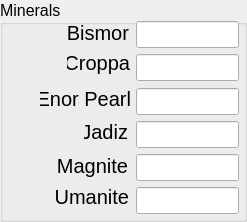
   <widget class="QGroupBox" name="mineral_group">
    <property name="geometry">
     <rect>
      <x>9</x>
      <y>7</y>
      <width>247</width>
      <height>222</height>
     </rect>
    </property>
    <property name="font">
     <font>
      <pointsize>12</pointsize>
     </font>
    </property>
    <property name="title">
     <string>Minerals</string>
    </property>
    <widget class="QLabel" name="bismor_label">
     <property name="geometry">
      <rect>
       <x>68</x>
       <y>21</y>
       <width>61</width>
       <height>24</height>
      </rect>
     </property>
     <property name="font">
      <font>
       <family>MS Shell Dlg 2</family>
       <pointsize>15</pointsize>
       <weight>50</weight>
       <bold>false</bold>
       <kerning>true</kerning>
      </font>
     </property>
     <property name="text">
      <string>Bismor</string>
     </property>
     <property name="textFormat">
      <enum>Qt::PlainText</enum>
     </property>
     <property name="alignment">
      <set>Qt::AlignRight|Qt::AlignTop|Qt::AlignTrailing</set>
     </property>
     <property name="margin">
      <number>0</number>
     </property>
    </widget>
    <widget class="QLabel" name="croppa_label">
     <property name="geometry">
      <rect>
       <x>67</x>
       <y>51</y>
       <width>63</width>
       <height>24</height>
      </rect>
     </property>
     <property name="font">
      <font>
       <family>MS Shell Dlg 2</family>
       <pointsize>15</pointsize>
       <weight>50</weight>
       <bold>false</bold>
       <kerning>true</kerning>
      </font>
     </property>
     <property name="text">
      <string>Croppa</string>
     </property>
     <property name="textFormat">
      <enum>Qt::PlainText</enum>
     </property>
     <property name="alignment">
      <set>Qt::AlignRight|Qt::AlignTop|Qt::AlignTrailing</set>
     </property>
     <property name="margin">
      <number>0</number>
     </property>
    </widget>
    <widget class="QLabel" name="enor_label">
     <property name="geometry">
      <rect>
       <x>40</x>
       <y>87</y>
       <width>91</width>
       <height>24</height>
      </rect>
     </property>
     <property name="font">
      <font>
       <family>MS Shell Dlg 2</family>
       <pointsize>15</pointsize>
       <weight>50</weight>
       <bold>false</bold>
       <kerning>true</kerning>
      </font>
     </property>
     <property name="text">
      <string>Enor Pearl</string>
     </property>
     <property name="textFormat">
      <enum>Qt::PlainText</enum>
     </property>
     <property name="alignment">
      <set>Qt::AlignRight|Qt::AlignTop|Qt::AlignTrailing</set>
     </property>
     <property name="margin">
      <number>0</number>
     </property>
    </widget>
    <widget class="QLabel" name="jadiz_label">
     <property name="geometry">
      <rect>
       <x>84</x>
       <y>120</y>
       <width>44</width>
       <height>24</height>
      </rect>
     </property>
     <property name="font">
      <font>
       <family>MS Shell Dlg 2</family>
       <pointsize>15</pointsize>
       <weight>50</weight>
       <bold>false</bold>
       <kerning>true</kerning>
      </font>
     </property>
     <property name="text">
      <string>Jadiz</string>
     </property>
     <property name="textFormat">
      <enum>Qt::PlainText</enum>
     </property>
     <property name="alignment">
      <set>Qt::AlignRight|Qt::AlignTop|Qt::AlignTrailing</set>
     </property>
     <property name="margin">
      <number>0</number>
     </property>
    </widget>
    <widget class="QLabel" name="magnite_label">
     <property name="geometry">
      <rect>
       <x>57</x>
       <y>154</y>
       <width>71</width>
       <height>24</height>
      </rect>
     </property>
     <property name="font">
      <font>
       <family>MS Shell Dlg 2</family>
       <pointsize>15</pointsize>
       <weight>50</weight>
       <bold>false</bold>
       <kerning>true</kerning>
      </font>
     </property>
     <property name="text">
      <string>Magnite</string>
     </property>
     <property name="textFormat">
      <enum>Qt::PlainText</enum>
     </property>
     <property name="alignment">
      <set>Qt::AlignRight|Qt::AlignTop|Qt::AlignTrailing</set>
     </property>
     <property name="margin">
      <number>0</number>
     </property>
    </widget>
    <widget class="QLabel" name="umanite_label">
     <property name="geometry">
      <rect>
       <x>54</x>
       <y>185</y>
       <width>75</width>
       <height>24</height>
      </rect>
     </property>
     <property name="font">
      <font>
       <family>MS Shell Dlg 2</family>
       <pointsize>15</pointsize>
       <weight>50</weight>
       <bold>false</bold>
       <kerning>true</kerning>
      </font>
     </property>
     <property name="text">
      <string>Umanite</string>
     </property>
     <property name="textFormat">
      <enum>Qt::PlainText</enum>
     </property>
     <property name="alignment">
      <set>Qt::AlignRight|Qt::AlignTop|Qt::AlignTrailing</set>
     </property>
     <property name="margin">
      <number>0</number>
     </property>
    </widget>
    <widget class="QLineEdit" name="bismor_text">
     <property name="geometry">
      <rect>
       <x>136</x>
       <y>21</y>
       <width>103</width>
       <height>27</height>
      </rect>
     </property>
     <property name="font">
      <font>
       <pointsize>11</pointsize>
      </font>
     </property>
     <property name="inputMethodHints">
      <set>Qt::ImhDigitsOnly</set>
     </property>
    </widget>
    <widget class="QLineEdit" name="croppa_text">
     <property name="geometry">
      <rect>
       <x>136</x>
       <y>54</y>
       <width>103</width>
       <height>27</height>
      </rect>
     </property>
     <property name="font">
      <font>
       <pointsize>11</pointsize>
      </font>
     </property>
     <property name="inputMethodHints">
      <set>Qt::ImhDigitsOnly</set>
     </property>
    </widget>
    <widget class="QLineEdit" name="jadiz_text">
     <property name="geometry">
      <rect>
       <x>136</x>
       <y>121</y>
       <width>103</width>
       <height>27</height>
      </rect>
     </property>
     <property name="font">
      <font>
       <pointsize>11</pointsize>
      </font>
     </property>
     <property name="inputMethodHints">
      <set>Qt::ImhDigitsOnly</set>
     </property>
    </widget>
    <widget class="QLineEdit" name="enor_text">
     <property name="geometry">
      <rect>
       <x>136</x>
       <y>88</y>
       <width>103</width>
       <height>27</height>
      </rect>
     </property>
     <property name="font">
      <font>
       <pointsize>11</pointsize>
      </font>
     </property>
     <property name="inputMethodHints">
      <set>Qt::ImhDigitsOnly</set>
     </property>
    </widget>
    <widget class="QLineEdit" name="umanite_text">
     <property name="geometry">
      <rect>
       <x>136</x>
       <y>187</y>
       <width>103</width>
       <height>27</height>
      </rect>
     </property>
     <property name="font">
      <font>
       <pointsize>11</pointsize>
      </font>
     </property>
     <property name="inputMethodHints">
      <set>Qt::ImhDigitsOnly</set>
     </property>
    </widget>
    <widget class="QLineEdit" name="magnite_text">
     <property name="geometry">
      <rect>
       <x>136</x>
       <y>154</y>
       <width>103</width>
       <height>27</height>
      </rect>
     </property>
     <property name="font">
      <font>
       <pointsize>11</pointsize>
      </font>
     </property>
     <property name="inputMethodHints">
      <set>Qt::ImhDigitsOnly</set>
     </property>
    </widget>
   </widget>
